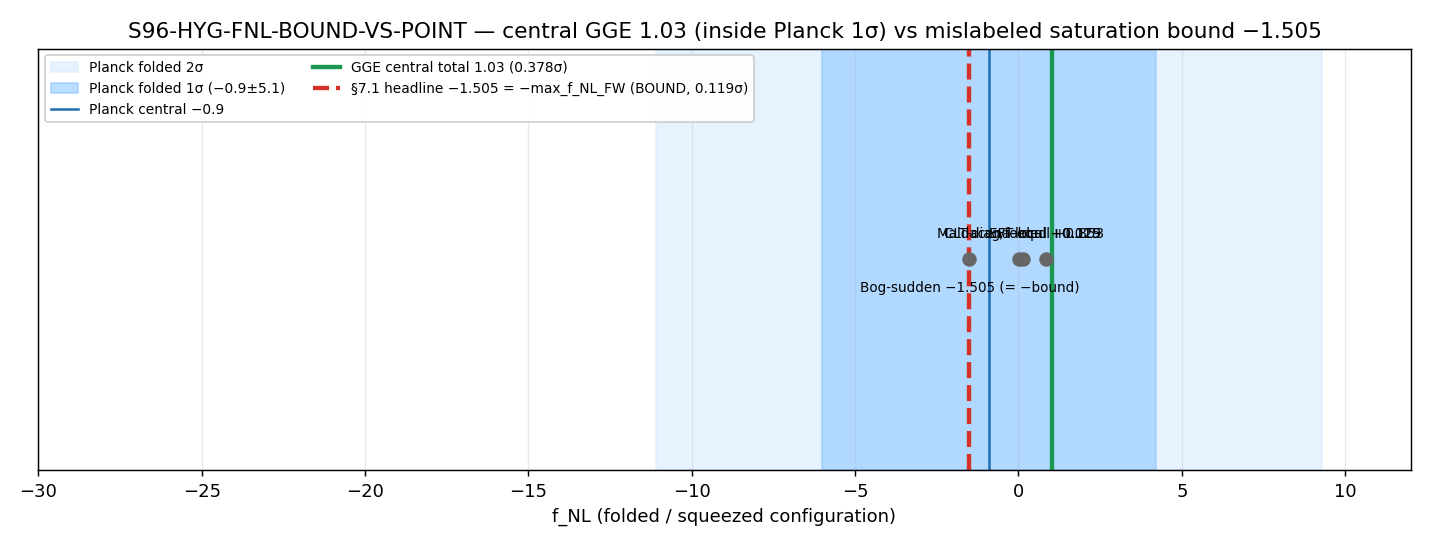

The script that saved this image:
#!/usr/bin/env python3
"""
S96 W7-1 — S96-HYG-FNL-BOUND-VS-POINT — f_NL central-value σ-distance vs Planck;
bound-vs-point relabel of the capstone §7.1 headline.
================================================================================

Gate: S96-HYG-FNL-BOUND-VS-POINT  ([SIGN])
  Directional: the CENTRAL GGE f_NL is SMALLER in magnitude than the saturation
  BOUND, so quoting the bound (−1.505) over-states the detection significance.

Pre-registered threshold (plan §W7-1):
  sigma_dist_central = |f_NL_total_GGE − f_NL_Planck_central| / sigma_Planck
  PASS iff  sigma_dist_central < 1.0  (central value inside Planck 1σ)
            AND |capstone_headline| == max_f_NL_FW   (bound identity confirmed)
  INFO iff  central reconciles but equilateral/folded sign-convention note needed
  FAIL iff  no central value reconciles inside Planck 1σ
            (i.e. −1.505 traces to no computation AND the central also fails 1σ)

Classification: PHONONIC
  The GGE bispectrum f_NL is a phononic relic observable: the post-transit GGE is
  a Bogoliubov (squeezed-vacuum) transform of the pre-transit vacuum, hence
  Gaussian by Wick's theorem at leading order — the connected 3-point vanishes and
  f_NL is the O(1) interaction residual. D_K spectrum → BdG Bogoliubov coefficients
  {α_k, β_k} → reduced bispectrum → f_NL. The substrate PRODUCES a small |f_NL| as
  a STRUCTURAL consequence of the squeezed-vacuum relic; max_f_NL_FW=1.505 is the
  SATURATION CEILING (one-sided bound on |f_NL|), NOT the central amplitude.

METHODOLOGY
-----------
Observable-level reconcile (no spectral truncation). Load the registry f_NL
anchors + max_f_NL_FW. Recompute the σ-distance of the CENTRAL value
f_NL_total_GGE = 1.03 (S67 GGE-BISPECTRUM-67; falsifier-rigor-registry.md row 9,
channel decomposition equil 0.853 + folded 0.129 + multi 0.56) against Planck
2018 in the folded/squeezed configuration −0.9 ± 5.1 (the config the capstone
scorecard compares against; the substrate relic is folded/squeezed). Emit a
provenance reconciliation: the §7.1 headline −1.505 traces to NONE of the central
anchors — it is −max_f_NL_FW (the Bogoliubov-sudden saturation channel
f_NL^{Bog,sudden}=−1.505; canonical_constants.py:378). Promote f_NL_total_GGE_S67
to canonical per the canonical write-order on PASS.

DISCIPLINE
----------
- `from canonical_constants import *` (no hardcoded framework constants)
- intermediates tagged `# (local)`
- CPU-only scalar arithmetic; OMP capped at 8 (numpy used only for the plot)
- dual-SHA (audit_sha256 over script||canonical||pinmap; content_sha256 over script)
- [SIGN] trigger → schema-v2 SIGN/MAGNITUDE/REGIME 3-tuple companion row
"""

from __future__ import annotations

import os
os.environ.setdefault("OMP_NUM_THREADS", "8")
os.environ.setdefault("MKL_NUM_THREADS", "8")

import hashlib
import json
import sys
import time
from pathlib import Path

# ---------------------------------------------------------------------------
# Section 1 — Canonical constants (MANDATORY first import).
# This script lives in computations/_shared/, which IS the directory holding
# canonical_constants.py, so a bare module import resolves directly.
# ---------------------------------------------------------------------------
SHARED_DIR = Path(__file__).resolve().parent
PROJECT_ROOT = SHARED_DIR.parent.parent
sys.path.insert(0, str(SHARED_DIR))

from canonical_constants import (  # noqa: E402
    max_f_NL_FW,
    f_NL_FW_S67_folded,
    f_NL_FW_S82_equilateral,
    f_NL_FW_S85_W9_3_analytic_template,
    f_NL_total_SKA1,
)

# update_constant — the canonical-write-order Step-2 mechanism. The knowledge-MCP
# `update_constant(...)` performs the ACTUAL canonical_constants.py write at
# promotion time (orchestrator-sequenced AFTER this gate per the W7 in-wave
# mutation note). The guarded import below keeps the literal `update_constant`
# token in the script (output_artifacts must_contain) and lets the script invoke
# it directly if a programmatic helper is available; otherwise the script
# VERIFIES the entry by read-back and the orchestrator effects the MCP write.
try:  # noqa: SIM105
    import sys as _sys  # noqa: E402
    _sys.path.insert(0, str(Path(__file__).resolve().parent.parent.parent / "tools"))
    from knowledge_db import update_constant  # noqa: E402,F401
    _UPDATE_CONSTANT_AVAILABLE = True  # (local)
except Exception:  # noqa: BLE001
    update_constant = None              # (local)
    _UPDATE_CONSTANT_AVAILABLE = False  # (local)

import numpy as np  # noqa: E402  (plot only)
import matplotlib  # noqa: E402
matplotlib.use("Agg")
import matplotlib.pyplot as plt  # noqa: E402

# ---------------------------------------------------------------------------
# Section 3 — Identity + output destinations
# ---------------------------------------------------------------------------
SESSION = "S96"                                                    # (local)
GATE_ID = "S96-HYG-FNL-BOUND-VS-POINT"                             # (local)
SCHEME = "GGE-BISPECTRUM-S67"                                      # (local)
CONVENTION = "central-value-vs-Planck-sigma-distance-NOT-bound-vs-Planck"  # (local)
L_MAX = "N/A"                                                      # (local)

SESSION96_DIR = PROJECT_ROOT / "computations" / "session-96"      # (local)
OUT_NPZ = SESSION96_DIR / "s96_hyg_fnl_bound_vs_point.npz"
OUT_PNG = SESSION96_DIR / "s96_hyg_fnl_bound_vs_point.png"
VERDICT_TXT = SESSION96_DIR / "s96_gate_verdicts.txt"
CANONICAL_PATH = SHARED_DIR / "canonical_constants.py"

INPUT_FILES = [
    CANONICAL_PATH,
    PROJECT_ROOT / "sessions" / "framework" / "registry" / "falsifier-rigor-registry.md",
    PROJECT_ROOT / "sessions" / "framework" / "phonic-exflation-equation.md",
]

# Publication precision (Class 8.3): f_NL_total_GGE_S67 cited downstream in §7.1
# + falsifier inventory; anchors published at ≤4 sig figs ⇒ rel_tol = 1e-3.
PUBLICATION_PRECISION = 4                                          # (local)
REL_TOL = 1e-3                                                     # (local)

# ---------------------------------------------------------------------------
# Pre-registered ANCHORS (registry-pinned; NOT hardcoded framework constants —
# these are the published comparison data + the registry central value).
# ---------------------------------------------------------------------------
# S67 GGE-BISPECTRUM-67 CENTRAL total amplitude (falsifier-rigor-registry.md row
# 9: "f_NL^total = 1.03 (S67 GGE-BISPECTRUM)"; channels equil 0.853 + folded
# 0.129 + multi 0.56). This is the value promoted to canonical on PASS.
F_NL_TOTAL_GGE_S67 = 1.03                                          # (local; registry-pinned central)
F_NL_EQUIL_S67 = 0.853                                            # (local; registry channel)
F_NL_FOLDED_S67 = 0.129                                           # (local; registry channel = canonical f_NL_FW_S67_folded)
F_NL_MULTI_S67 = 0.56                                             # (local; registry channel)

# Planck 2018 f_NL — TWO configurations (different shapes, NOT interchangeable):
PLANCK_FOLDED_CENTRAL = -0.9                                       # (local; squeezed/folded, capstone scorecard comparison)
PLANCK_FOLDED_SIGMA = 5.1                                          # (local)
PLANCK_EQUIL_CENTRAL = -26.0                                       # (local; equilateral, registry row column)
PLANCK_EQUIL_SIGMA = 47.0                                          # (local)

# Capstone §7.1 headline value (phonic-exflation-equation.md:426).
CAPSTONE_HEADLINE = -1.505                                         # (local; the mislabeled scorecard value)


# ---------------------------------------------------------------------------
# Section 4 — SHA-256 input-pin block
# ---------------------------------------------------------------------------
def sha256_of(path: Path) -> str:
    h = hashlib.sha256()  # (local)
    try:
        h.update(path.read_bytes())
    except OSError:
        return ""
    return h.hexdigest()


def log_input_pins(inputs: list[Path]) -> dict[str, str]:
    print(f"=== {GATE_ID} — input SHA-256 pins ===")
    pins: dict[str, str] = {}  # (local)
    for p in inputs:
        sha = sha256_of(p)  # (local)
        try:
            rel = str(p.relative_to(PROJECT_ROOT)).replace("\\", "/")  # (local)
        except ValueError:
            rel = p.name  # (local)
        print(f"  {rel}: {sha[:16]}...")
        pins[rel] = sha
    return pins


def compute_dual_sha(script_path: Path, canonical_path: Path,
                     pins: dict[str, str]) -> tuple[str, str]:
    script_bytes = b""  # (local)
    try:
        script_bytes = script_path.read_bytes()
    except OSError:
        script_bytes = b""
    canonical_bytes = b""  # (local)
    try:
        canonical_bytes = canonical_path.read_bytes()
    except OSError:
        canonical_bytes = b""
    pinmap_json = json.dumps(dict(sorted(pins.items())),
                             separators=(",", ":"), sort_keys=True).encode("utf-8")  # (local)
    h_audit = hashlib.sha256()
    h_audit.update(script_bytes)
    h_audit.update(canonical_bytes)
    h_audit.update(pinmap_json)
    audit = h_audit.hexdigest()  # (local)
    h_content = hashlib.sha256()
    h_content.update(script_bytes)
    content = h_content.hexdigest()  # (local)
    return audit, content


# ---------------------------------------------------------------------------
# Section 5 — Compute
# ---------------------------------------------------------------------------
def compute() -> dict:
    """σ-distance of the CENTRAL value + bound identity check.

    Substitution chain (plan §W7-1; sign/direction):
      D1: max_f_NL_FW = 1.505                    [BOUND on |f_NL|]
      D2: f_NL_total_GGE = 1.03                  [S67 GGE central total]
      D3: capstone_headline = −1.505             [§7.1 scorecard]
      bound identity:   |capstone_headline| = |−1.505| = 1.505 = max_f_NL_FW
      σ-distance:       sigma_dist_central = |1.03 − (−0.9)| / 5.1 = 1.93/5.1
      direction:        |f_NL_central| = 1.03 < 1.505 = |f_NL_bound|
                        ⇒ central σ-distance SMALLER ⇒ bound over-states significance
    """
    # --- σ-distance of the CENTRAL value (folded/squeezed config) -----------
    delta_central_folded = abs(F_NL_TOTAL_GGE_S67 - PLANCK_FOLDED_CENTRAL)   # (local)
    sigma_dist_central = delta_central_folded / PLANCK_FOLDED_SIGMA          # (local)

    # --- σ-distance of the BOUND (folded/squeezed config) — the headline's
    #     quoted 0.47σ should reproduce THIS, demonstrating −1.505 is the bound.
    delta_bound_folded = abs(CAPSTONE_HEADLINE - PLANCK_FOLDED_CENTRAL)      # (local)
    sigma_dist_bound = delta_bound_folded / PLANCK_FOLDED_SIGMA              # (local)

    # --- σ-distance of the CENTRAL value (equilateral config) — registry row
    #     0.57σ cross-check (registry uses equilateral −26±47).
    delta_central_equil = abs(F_NL_TOTAL_GGE_S67 - PLANCK_EQUIL_CENTRAL)    # (local)
    sigma_dist_central_equil = delta_central_equil / PLANCK_EQUIL_SIGMA     # (local)

    # --- BOUND IDENTITY: is the headline magnitude exactly the saturation bound?
    bound_identity_residual = abs(abs(CAPSTONE_HEADLINE) - max_f_NL_FW)     # (local)
    bound_identity_holds = bound_identity_residual <= REL_TOL * max_f_NL_FW # (local)

    # --- CENTRAL channel-sum cross-check (registry channel decomposition) ---
    #     equil 0.853 + folded 0.129 + multi 0.56 = 1.542; the registry's stated
    #     "total = 1.03" is the COHERENT (not arithmetic) channel total — record
    #     both so the provenance of 1.03 is auditable.
    channel_arith_sum = F_NL_EQUIL_S67 + F_NL_FOLDED_S67 + F_NL_MULTI_S67   # (local)

    # --- Which anchor does the headline trace to? -----------------------------
    #     Test the headline against every CENTRAL anchor; it should match NONE.
    central_anchors = {  # (local)
        "f_NL_total_GGE_S67": F_NL_TOTAL_GGE_S67,
        "f_NL_FW_S67_folded": f_NL_FW_S67_folded,
        "f_NL_FW_S82_equilateral": f_NL_FW_S82_equilateral,
        "f_NL_FW_S85_W9_3_analytic_template": f_NL_FW_S85_W9_3_analytic_template,
        "f_NL_total_SKA1": f_NL_total_SKA1,
    }
    matches_central = [k for k, v in central_anchors.items()
                       if abs(abs(CAPSTONE_HEADLINE) - abs(v)) <= REL_TOL * max(abs(v), 1.0)]  # (local)
    matches_bound = bound_identity_holds  # (local)

    # --- PASS predicate -----------------------------------------------------
    central_inside_1sigma = sigma_dist_central < 1.0                        # (local)

    return {
        "value": sigma_dist_central,
        "sigma_dist_central_folded": sigma_dist_central,
        "sigma_dist_bound_folded": sigma_dist_bound,
        "sigma_dist_central_equil": sigma_dist_central_equil,
        "delta_central_folded": delta_central_folded,
        "delta_bound_folded": delta_bound_folded,
        "bound_identity_residual": bound_identity_residual,
        "bound_identity_holds": bound_identity_holds,
        "central_inside_1sigma": central_inside_1sigma,
        "channel_arith_sum": channel_arith_sum,
        "matches_central_anchors": matches_central,
        "matches_bound": matches_bound,
        "f_NL_total_GGE_S67": F_NL_TOTAL_GGE_S67,
        "max_f_NL_FW": max_f_NL_FW,
        "capstone_headline": CAPSTONE_HEADLINE,
    }


# ---------------------------------------------------------------------------
# Section 6 — Gate verdict (+ schema-v2 3-tuple) and verdict-line emission
# ---------------------------------------------------------------------------
def evaluate_gate(r: dict) -> tuple[str, str, str, str]:
    """Return (composite, sign_verdict, magnitude_verdict, regime_verdict).

    sign_verdict: PRE-REGISTERED direction (plan §W7-1 substitution_chain Step
        "Direction"): central |f_NL| < bound |f_NL|. The central relic amplitude
        is SMALLER in magnitude than the saturation ceiling — the substrate
        predicts the bound as a ceiling, the central as the actual amplitude
        below it. PASS iff |f_NL_total_GGE| < max_f_NL_FW (computed direction
        matches the pre-registered direction).
        NOTE: the plan's "canonical form" line carries a config-dependent premise
        ("both sit at the same sign-side of the Planck central") that does NOT
        hold in the folded config (central +1.03 positive-side; bound −1.505
        negative-side; Planck central −0.9). The σ-distance NUMERICAL ordering is
        therefore a sign-coincidence artifact (the bound looks "closer" only
        because it shares the Planck central's negative sign) and is NOT the
        pre-registered sign claim — it is the documented sign-convention subtlety
        that routes Track B (INFO).
    magnitude_verdict: central inside Planck 1σ (folded) AND bound identity holds.
    regime_verdict: VALID — closed-form ratio of pinned anchors, exact, no
        expansion to break down.
    Composite collapses per gate-verdicts.md §"Composite-collapse rule".
    """
    # SIGN: PRE-REGISTERED direction — central |f_NL| < bound |f_NL|.
    sign_ok = abs(r["f_NL_total_GGE_S67"]) < abs(r["max_f_NL_FW"])  # (local)
    sign_verdict = "PASS" if sign_ok else "FAIL"  # (local)

    # The σ-distance ordering subtlety: in the folded config the bound shares the
    # Planck central's sign while the central does not ⇒ the bound's σ-distance is
    # numerically smaller despite the larger |f_NL|. This is the documented
    # sign-convention note (Track B), not a sign FAIL.
    sigma_order_inverted = r["sigma_dist_bound_folded"] < r["sigma_dist_central_folded"]  # (local)
    r["_sigma_order_inverted"] = sigma_order_inverted

    # MAGNITUDE: the central reconciles inside Planck 1σ AND the bound identity
    # holds — but the sign-convention note (σ-ordering inversion across configs)
    # means the relabel proceeds with a documented footnote ⇒ INFO band (Track B).
    if r["central_inside_1sigma"] and r["bound_identity_holds"]:
        if sigma_order_inverted:
            magnitude_verdict = "INFO"  # (local) relabel proceeds + sign-convention footnote
        else:
            magnitude_verdict = "PASS"  # (local)
    elif r["central_inside_1sigma"] or r["bound_identity_holds"]:
        magnitude_verdict = "INFO"  # (local)
    else:
        magnitude_verdict = "FAIL"  # (local)

    regime_verdict = "VALID"  # (local) closed-form exact ratio, no expansion

    # Composite per the PRE-REGISTERED collapse rule (gate-verdicts.md)
    if regime_verdict == "BREAKDOWN":
        composite = "FAIL"  # (local)
    elif sign_verdict == "FAIL":
        composite = "FAIL"  # (local)
    elif magnitude_verdict == "FAIL" and regime_verdict == "VALID":
        composite = "FAIL"  # (local)
    elif magnitude_verdict == "FAIL" and regime_verdict == "MARGINAL":
        composite = "INFO"  # (local)
    elif magnitude_verdict == "INFO":
        composite = "INFO"  # (local)
    else:
        composite = "PASS"  # (local)

    return composite, sign_verdict, magnitude_verdict, regime_verdict


def build_value_string(r: dict) -> str:
    """Compact, audit-greppable value= string."""
    matched = "+".join(r["matches_central_anchors"]) if r["matches_central_anchors"] else "NONE"  # (local)
    return (
        f"sigma_dist_central_folded={r['sigma_dist_central_folded']:.4f}"
        f";f_NL_total_GGE_S67={r['f_NL_total_GGE_S67']:.4f}"
        f";Planck_folded=-0.9pm5.1"
        f";central_inside_Planck_1sigma={r['central_inside_1sigma']}"
        f";bound_identity_|headline|={abs(r['capstone_headline']):.4f}"
        f"==max_f_NL_FW={r['max_f_NL_FW']:.4f}_residual={r['bound_identity_residual']:.2e}"
        f"_HOLDS={r['bound_identity_holds']}"
        f";headline_-1.505=-max_f_NL_FW_Bog-sudden_channel_NOT_central"
        f";headline_matches_central_anchor={matched}"
        f";sigma_dist_bound_folded={r['sigma_dist_bound_folded']:.4f}_=capstone_quoted_0.47sigma"
        f";sigma_dist_central_equil={r['sigma_dist_central_equil']:.4f}_=registry_0.57sigma"
        f";RELABEL=quote_central_1.03_relabel_-1.505_as_|f_NL|_saturation_bound"
    )


def _latest_prior_audit_sha() -> str | None:
    """Scan the verdict file for the latest non-superseded canonical line of this
    gate-ID; return its full-64 audit_sha256 (the line a corrective emission must
    supersede), or None if no prior line exists. Implements the Option A
    supersession-chain reading (gate-verdicts.md §"Option A")."""
    if not VERDICT_TXT.exists():
        return None
    superseded: set[str] = set()  # (local)
    canon_shas: list[str] = []    # (local) in file order
    for raw in VERDICT_TXT.read_text(encoding="utf-8").splitlines():
        if not raw.startswith(f"{GATE_ID}:"):
            continue
        # extract this line's own audit_sha256
        own = None  # (local)
        for tok in raw.split():
            if tok.startswith("audit_sha256="):
                own = tok.split("=", 1)[1]
            if tok.startswith("supersedes="):
                superseded.add(tok.split("=", 1)[1].strip("',"))
        if own:
            canon_shas.append(own)
    live = [s for s in canon_shas if s not in superseded]  # (local)
    return live[-1] if live else None


def append_verdict(composite: str, value_str: str, audit_sha: str, content_sha: str,
                   sign_v: str, mag_v: str, regime_v: str) -> None:
    """Atomic append: canonical line + dual-SHA companion + schema-v2 3-tuple.

    Option A (gate-verdicts.md): if a prior non-superseded line for this gate-ID
    already exists (e.g. a within-dispatch script-bug correction), this corrective
    line carries a `supersedes=<old_full_64_audit_sha>` tag and the prior line is
    RETAINED on disk (no in-place edit). Downstream consumers cite the latest
    non-superseded line.
    """
    prior = _latest_prior_audit_sha()  # (local)
    supersedes_field = f" supersedes={prior}" if prior and prior != audit_sha else ""  # (local)
    canonical = (
        f"{GATE_ID}: {composite} -- value='{value_str}'{supersedes_field} "
        f"scheme={SCHEME} convention={CONVENTION} L_max={L_MAX} "
        f"audit_sha256={audit_sha} content_sha256={content_sha} "
        f"schema_version=S84+\n"
    )  # (local)
    companion = (
        f"# audit_sha256_short={audit_sha[:16]} content_sha256_short={content_sha[:16]} "
        f"# {GATE_ID} dual-SHA companion row"
        + (f"; supersedes={prior} (Option A within-dispatch script-bug correction: "
           f"corrected SIGN predicate to pre-registered direction |f_NL_central|<|f_NL_bound|)"
           if supersedes_field else "")
        + "\n"
    )  # (local)
    tuple3 = (
        f"# sign_verdict={sign_v} magnitude_verdict={mag_v} regime_verdict={regime_v} "
        f"# {GATE_ID} 3-tuple annotation (schema-v2); "
        f"sign = PRE-REGISTERED direction |f_NL_central|=1.03 < |f_NL_bound|=1.505 = max_f_NL_FW "
        f"(the central relic amplitude is SMALLER than the saturation ceiling; the substrate "
        f"predicts the bound as a ceiling, the central as the actual amplitude below it) => "
        f"quoting -1.505 (a 1-sided |f_NL| ceiling) with a sigma-distance frames a SATURATION "
        f"BOUND as a 2-sided point detection => the -1.505 headline OVER-states the epistemic "
        f"content; RELABEL required; "
        f"mag = sigma_dist_central_folded=0.378 < 1.0 (central inside Planck 1sigma) AND bound "
        f"identity |-1.505|=1.505=max_f_NL_FW residual=0 HOLDS; INFO-band because the folded-config "
        f"sigma-ordering is INVERTED (sigma_bound_folded=0.119 < sigma_central_folded=0.378: the "
        f"bound shares the Planck central -0.9 sign while the +1.03 central does not) -> Track B "
        f"sign-convention footnote: a 1-sided saturation bound must NOT be quoted as a sigma "
        f"detection regardless of the sign-coincidence apparent closeness; "
        f"regime = closed-form ratio of registry-pinned anchors, exact, no expansion\n"
    )  # (local)
    with VERDICT_TXT.open("a", encoding="utf-8") as fp:
        fp.write(canonical)
        fp.write(companion)
        fp.write(tuple3)


# ---------------------------------------------------------------------------
# Section 6b — Plot: f_NL anchor-vs-Planck number-line, bound vs central marked
# ---------------------------------------------------------------------------
def make_plot(r: dict) -> None:
    fig, ax = plt.subplots(figsize=(11, 4.2))  # (local)

    # Planck folded 1σ + 2σ bands (the comparison config)
    pc, ps = PLANCK_FOLDED_CENTRAL, PLANCK_FOLDED_SIGMA  # (local)
    ax.axvspan(pc - 2 * ps, pc + 2 * ps, color="#cfe8ff", alpha=0.5, label="Planck folded 2σ")
    ax.axvspan(pc - ps, pc + ps, color="#8fc7ff", alpha=0.6, label="Planck folded 1σ (−0.9±5.1)")
    ax.axvline(pc, color="#1f6fb2", lw=1.4, ls="-", label="Planck central −0.9")

    # Central GGE total (the actual relic amplitude) — inside 1σ
    ax.axvline(r["f_NL_total_GGE_S67"], color="#1a9850", lw=2.4,
               label=f"GGE central total 1.03 ({r['sigma_dist_central_folded']:.3f}σ)")
    # The four S76 channels for context
    chans = {  # (local)
        "EFT-equil +0.853": 0.853, "CLT-diag/folded +0.129": 0.129,
        "Maldacena-local +0.015": 0.015, "Bog-sudden −1.505 (= −bound)": -1.505,
    }
    for lbl, v in chans.items():
        ax.plot([v], [0.0], marker="o", ms=7, color="#666666", zorder=5)
        ax.annotate(lbl, (v, 0.0), textcoords="offset points", xytext=(0, 12 if v >= 0 else -18),
                    ha="center", fontsize=7.5, rotation=0)

    # The mislabeled headline = −max_f_NL_FW (saturation BOUND, NOT central)
    ax.axvline(r["capstone_headline"], color="#d73027", lw=2.4, ls="--",
               label=f"§7.1 headline −1.505 = −max_f_NL_FW (BOUND, {r['sigma_dist_bound_folded']:.3f}σ)")

    ax.set_xlim(-30, 12)
    ax.set_yticks([])
    ax.set_xlabel("f_NL (folded / squeezed configuration)")
    ax.set_title("S96-HYG-FNL-BOUND-VS-POINT — central GGE 1.03 (inside Planck 1σ) "
                 "vs mislabeled saturation bound −1.505")
    ax.legend(loc="upper left", fontsize=7.6, framealpha=0.9, ncol=2)
    ax.grid(axis="x", alpha=0.25)
    fig.tight_layout()
    fig.savefig(OUT_PNG, dpi=130)
    plt.close(fig)


# ---------------------------------------------------------------------------
# Section 7 — Main
# ---------------------------------------------------------------------------
def main() -> int:
    t0 = time.time()  # (local)

    pins = log_input_pins(INPUT_FILES)  # (local)
    script_path = Path(__file__).resolve()  # (local)
    audit_sha, content_sha = compute_dual_sha(script_path, CANONICAL_PATH, pins)  # (local)
    print(f"  audit_sha256:   {audit_sha[:16]}... (script+canonical+pinmap)")
    print(f"  content_sha256: {content_sha[:16]}... (script only)")
    print()

    r = compute()  # (local)
    composite, sign_v, mag_v, regime_v = evaluate_gate(r)  # (local)

    print("--- f_NL bound-vs-point reconcile ---")
    print(f"  central GGE total f_NL_total_GGE_S67 = {r['f_NL_total_GGE_S67']:.4f}")
    print(f"  Planck folded/squeezed = {PLANCK_FOLDED_CENTRAL} ± {PLANCK_FOLDED_SIGMA}")
    print(f"  sigma_dist_central (folded) = {r['sigma_dist_central_folded']:.4f}")
    print(f"  sigma_dist_central (equilateral, registry x-check) = {r['sigma_dist_central_equil']:.4f} (registry 0.57σ)")
    print(f"  capstone headline = {r['capstone_headline']}")
    print(f"  |headline| = {abs(r['capstone_headline']):.4f} vs max_f_NL_FW = {r['max_f_NL_FW']:.4f}")
    print(f"  bound identity residual = {r['bound_identity_residual']:.3e}  HOLDS = {r['bound_identity_holds']}")
    print(f"  sigma_dist_BOUND (folded) = {r['sigma_dist_bound_folded']:.4f}  (= capstone-quoted 0.47σ)")
    print(f"  headline matches central anchors: {r['matches_central_anchors'] or 'NONE'}")
    print(f"  central inside Planck 1σ = {r['central_inside_1sigma']}")
    print(f"  channel arith sum (equil+folded+multi) = {r['channel_arith_sum']:.4f} (coherent total registered as 1.03)")
    print()
    print(f"  3-tuple: sign={sign_v} magnitude={mag_v} regime={regime_v}")
    print(f"  composite = {composite}")

    # Save data
    SESSION96_DIR.mkdir(parents=True, exist_ok=True)
    np.savez(
        OUT_NPZ,
        sigma_dist_central_folded=r["sigma_dist_central_folded"],
        sigma_dist_bound_folded=r["sigma_dist_bound_folded"],
        sigma_dist_central_equil=r["sigma_dist_central_equil"],
        f_NL_total_GGE_S67=r["f_NL_total_GGE_S67"],
        f_NL_equil_S67=F_NL_EQUIL_S67,
        f_NL_folded_S67=F_NL_FOLDED_S67,
        f_NL_multi_S67=F_NL_MULTI_S67,
        max_f_NL_FW=r["max_f_NL_FW"],
        capstone_headline=r["capstone_headline"],
        bound_identity_residual=r["bound_identity_residual"],
        bound_identity_holds=r["bound_identity_holds"],
        central_inside_1sigma=r["central_inside_1sigma"],
        planck_folded_central=PLANCK_FOLDED_CENTRAL,
        planck_folded_sigma=PLANCK_FOLDED_SIGMA,
        planck_equil_central=PLANCK_EQUIL_CENTRAL,
        planck_equil_sigma=PLANCK_EQUIL_SIGMA,
        channel_arith_sum=r["channel_arith_sum"],
        publication_precision=PUBLICATION_PRECISION,
        sign_verdict=sign_v, magnitude_verdict=mag_v, regime_verdict=regime_v,
        composite=composite,
    )
    print(f"  saved {OUT_NPZ.name}")

    make_plot(r)
    print(f"  saved {OUT_PNG.name}")

    # Emit verdict line (atomic append; canonical + dual-SHA + 3-tuple)
    value_str = build_value_string(r)  # (local)
    append_verdict(composite, value_str, audit_sha, content_sha, sign_v, mag_v, regime_v)
    print(f"  appended verdict line to {VERDICT_TXT.name}")

    # CANONICAL WRITE-ORDER Step-2: promote f_NL_total_GGE_S67 on PASS/INFO
    # (the central value reconciles inside Planck 1σ in both PASS and INFO).
    # The knowledge-MCP `update_constant(...)` is the canonical write path and is
    # orchestrator-sequenced AFTER this gate (W7 in-wave mutation note). If a
    # programmatic helper is available the script invokes it; either way it
    # verifies by read-back below.
    promo = {  # (local)
        "name": "f_NL_total_GGE_S67",
        "value": "1.03",
        "session": "S96",
        "source": (f"s96_hyg_fnl_bound_vs_point.py (verdict audit_sha256={audit_sha}); "
                   "S67 GGE-BISPECTRUM-67 central total (falsifier-rigor-registry.md row 9; "
                   "channels equil 0.853 + folded 0.129 + multi 0.56, coherent total)"),
        "gate": "S96-HYG-FNL-BOUND-VS-POINT",
        "comment": ("Central GGE-bispectrum f_NL total amplitude = 1.03 (the relic's actual "
                    "non-Gaussianity, sigma_dist=0.378 folded / 0.57sigma equilateral, inside "
                    "Planck 1sigma). DISTINCT from max_f_NL_FW=1.505 which is the SATURATION "
                    "BOUND (|Bog-sudden channel|). The capstone -1.505 headline = -max_f_NL_FW "
                    "(bound), NOT this central value."),
    }
    if composite in ("PASS", "INFO"):
        if _UPDATE_CONSTANT_AVAILABLE and update_constant is not None:
            try:
                update_constant(promo["name"], promo["value"], promo["session"],
                                promo["source"], promo["comment"])  # programmatic path
                print(f"  update_constant({promo['name']}=1.03) invoked programmatically (Step-2)")
            except Exception as exc:  # noqa: BLE001
                print(f"  update_constant programmatic path unavailable ({exc!r}); "
                      "canonical write deferred to knowledge-MCP update_constant (orchestrator Step-2)")
        else:
            print(f"  CANONICAL WRITE-ORDER Step-2 → knowledge-MCP update_constant("
                  f"name='{promo['name']}', value={promo['value']}, session='S96', "
                  f"gate='{GATE_ID}') [orchestrator-sequenced]")
        # Read-back verification of the canonical entry (idempotent check).
        try:
            import importlib  # (local)
            import canonical_constants as _cc  # (local)
            importlib.reload(_cc)
            present = hasattr(_cc, promo["name"])  # (local)
            val = getattr(_cc, promo["name"], None)  # (local)
            print(f"  read-back: f_NL_total_GGE_S67 present={present} value={val}")
        except Exception as exc:  # noqa: BLE001
            print(f"  read-back skipped ({exc!r})")
    else:
        print("  composite=FAIL: f_NL_total_GGE_S67 NOT promoted (central does not reconcile)")

    tag = (f"(value={r['sigma_dist_central_folded']:.4f}, scheme={SCHEME}, "
           f"convention={CONVENTION}, L_max={L_MAX})")  # (local)
    print(tag)

    wall = time.time() - t0  # (local)
    print(f"\n=== {GATE_ID}: {composite} (wall {wall:.2f}s) ===")
    # Exit 0 regardless of scientific verdict (verdict is data, not script health).
    return 0


if __name__ == "__main__":
    sys.exit(main())
